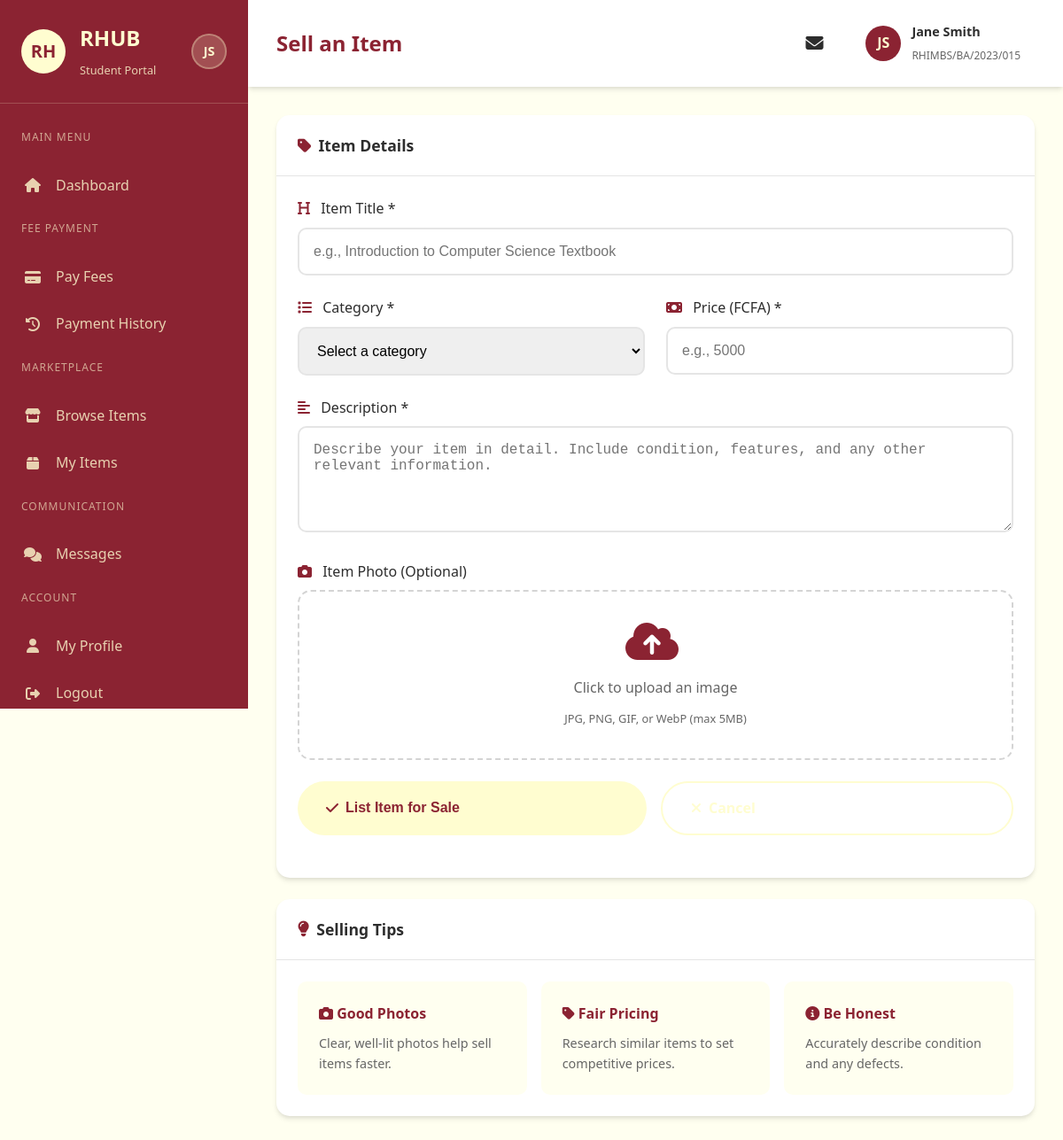
The page /sell-item.php (signed in) on the database its author committed.
### tables this page shows
CREATE TABLE IF NOT EXISTS users (
    id INT AUTO_INCREMENT PRIMARY KEY,
    full_name VARCHAR(100) NOT NULL,
    email VARCHAR(100) NOT NULL UNIQUE,
    password VARCHAR(255) NOT NULL,
    department VARCHAR(100) NOT NULL,
    level VARCHAR(50) NOT NULL,
    matricule VARCHAR(50) NOT NULL UNIQUE,
    phone VARCHAR(20) DEFAULT NULL,
    profile_image VARCHAR(255) DEFAULT NULL,
    is_active TINYINT(1) DEFAULT 1,
    created_at TIMESTAMP DEFAULT CURRENT_TIMESTAMP,
    updated_at TIMESTAMP DEFAULT CURRENT_TIMESTAMP ON UPDATE CURRENT_TIMESTAMP,
    INDEX idx_email (email),
    INDEX idx_matricule (matricule)
);

### config/database.php (called while the page is built, shortened)
<?php
require_once __DIR__ . '/../includes/helpers.php';
function getCurrentStudentId() {
    return $_SESSION['student_id'] ?? null;
}
?>

### includes/helpers.php (called while the page is built, shortened)
<?php
function getUserAvatar($user) {
    return null;
}
function getUserInitials($fullName) {
    $names = explode(' ', $fullName);
    $initials = '';
    foreach ($names as $name) {
        $initials .= strtoupper(substr($name, 0, 1));
        if (strlen($initials) >= 2) break;
    }
    return $initials;
}
?>

### sell-item.php (the view, shortened to what this page needs)
<?php
require_once 'config/database.php';
$conn = getDBConnection();
$student_id = getCurrentStudentId();
$stmt = $conn->prepare("SELECT * FROM users WHERE id = ?");
$stmt->bind_param("i", $student_id);
$stmt->execute();
$user = $stmt->get_result()->fetch_assoc();
?>
<!DOCTYPE html>
<html lang="en">
<head>
    <link rel="stylesheet" href="assets/css/style.css">
    <link rel="stylesheet" href="assets/css/dashboard.css">
    <link rel="stylesheet" href="assets/css/marketplace.css">
    <link rel="stylesheet" href="https://cdnjs.cloudflare.com/ajax/libs/font-awesome/6.4.0/css/all.min.css">
</head>
<body>
    <div class="dashboard-wrapper">
        <?php include 'includes/sidebar.php'; ?>
        <div class="main-content">
            <header class="top-header">
                <div class="header-left">
                    <h1 class="page-title">Sell an Item</h1>
                </div>
                <div class="header-right">
                    <a href="messages.php" class="notification-btn">
                        <i class="fas fa-envelope"></i>
                    </a>
                    <div class="user-profile">
                        <div class="user-avatar">
                            <?php $currentAvatar = getUserAvatar($user); ?>
                            <?php if ($currentAvatar): ?>
                                <img src="<?php echo htmlspecialchars($currentAvatar); ?>" alt="Profile" style="width: 100%; height: 100%; border-radius: 50%; object-fit: cover;">
                            <?php else: ?>
                                <?php echo getUserInitials($user['full_name']); ?>
                            <?php endif; ?>
                        </div>
                        <div class="user-info">
                            <h4><?php echo htmlspecialchars($user['full_name']); ?></h4>
                            <span><?php echo htmlspecialchars($user['matricule'] ?? ''); ?></span>
                        </div>
                    </div>
                </div>
            </header>
            <div class="dashboard-content">
                <div class="content-card">
                    <div class="card-header">
                        <h3><i class="fas fa-tag"></i> Item Details</h3>
                    </div>
                    <div class="card-body">
                        <form method="POST" action="" enctype="multipart/form-data" class="sell-form">
                            <div class="form-group">
                                <label><i class="fas fa-heading"></i> Item Title *</label>
                                <input type="text" name="title" class="form-control"
                                       placeholder="e.g., Introduction to Computer Science Textbook" required
                                       value="<?php echo isset($_POST['title']) ? htmlspecialchars($_POST['title']) : ''; ?>">
                            </div>
                            <div class="form-row">
                                <div class="form-group">
                                    <label><i class="fas fa-list"></i> Category *</label>
                                    <select name="category" class="form-control" required>
                                        <option value="">Select a category</option>
                                    </select>
                                </div>
                                <div class="form-group">
                                    <label><i class="fas fa-money-bill"></i> Price (FCFA) *</label>
                                    <input type="number" name="price" class="form-control"
                                           placeholder="e.g., 5000" required min="100" step="100"
                                           value="<?php echo isset($_POST['price']) ? htmlspecialchars($_POST['price']) : ''; ?>">
                                </div>
                            </div>
                            <div class="form-group">
                                <label><i class="fas fa-align-left"></i> Description *</label>
                                <textarea name="description" class="form-control"
                                          placeholder="Describe your item in detail. Include condition, features, and any other relevant information."
                                          required><?php echo isset($_POST['description']) ? htmlspecialchars($_POST['description']) : ''; ?></textarea>
                            </div>
                            <div class="form-group">
                                <label><i class="fas fa-camera"></i> Item Photo (Optional)</label>
                                <label class="image-upload" id="imageUpload">
                                    <i class="fas fa-cloud-upload-alt"></i>
                                    <p>Click to upload an image</p>
                                    <small>JPG, PNG, GIF, or WebP (max 5MB)</small>
                                </label>
                            </div>
                            <div class="form-group" style="display: flex; gap: 1rem; flex-wrap: wrap;">
                                <button type="submit" class="btn btn-primary" style="flex: 1; min-width: 200px;">
                                    <i class="fas fa-check"></i> List Item for Sale
                                </button>
                                <a href="marketplace.php" class="btn btn-secondary" style="flex: 1; min-width: 200px; text-align: center;">
                                    <i class="fas fa-times"></i> Cancel
                                </a>
                            </div>
                        </form>
                    </div>
                </div>
                <div class="content-card">
                    <div class="card-header">
                        <h3><i class="fas fa-lightbulb"></i> Selling Tips</h3>
                    </div>
                    <div class="card-body">
                        <div class="info-boxes" style="display: grid; grid-template-columns: repeat(auto-fit, minmax(250px, 1fr)); gap: 1rem;">
                            <div class="info-box" style="background: var(--cream-light); padding: 1.5rem; border-radius: 10px;">
                                <h4 style="color: var(--brick-red); margin-bottom: 0.5rem;"><i class="fas fa-camera"></i> Good Photos</h4>
                                <p style="color: var(--text-light); font-size: 0.9rem;">Clear, well-lit photos help sell items faster.</p>
                            </div>
                            <div class="info-box" style="background: var(--cream-light); padding: 1.5rem; border-radius: 10px;">
                                <h4 style="color: var(--brick-red); margin-bottom: 0.5rem;"><i class="fas fa-tag"></i> Fair Pricing</h4>
                                <p style="color: var(--text-light); font-size: 0.9rem;">Research similar items to set competitive prices.</p>
                            </div>
                            <div class="info-box" style="background: var(--cream-light); padding: 1.5rem; border-radius: 10px;">
                                <h4 style="color: var(--brick-red); margin-bottom: 0.5rem;"><i class="fas fa-info-circle"></i> Be Honest</h4>
                                <p style="color: var(--text-light); font-size: 0.9rem;">Accurately describe condition and any defects.</p>
                            </div>
                        </div>
                    </div>
                </div>
            </div>
        </div>
    </div>
</body>
</html>

### includes/sidebar.php (shortened to what this page needs)
<?php
require_once 'helpers.php';
$current_page = basename($_SERVER['PHP_SELF']);
?>
<aside class="sidebar" id="sidebar">
    <div class="sidebar-header">
        <div class="sidebar-logo">RH</div>
        <div class="sidebar-brand">
            <h2>RHUB</h2>
            <span>Student Portal</span>
        </div>
        <div class="sidebar-user">
            <?php
            $user = [
                'id' => $_SESSION['student_id'],
                'full_name' => $_SESSION['student_name'],
                'profile_image' => $_SESSION['student_image'] ?? null,
                'matricule' => $_SESSION['student_matricule'] ?? null,
                'department' => $_SESSION['student_department'] ?? null,
                'level' => $_SESSION['student_level'] ?? null,
            ];
            $currentAvatar = getUserAvatar($user);
            ?>
            <?php if ($currentAvatar): ?>
                <img src="<?php echo htmlspecialchars($currentAvatar); ?>" alt="Profile" class="sidebar-profile-img">
            <?php else: ?>
                <div class="sidebar-profile-placeholder"><?php echo getUserInitials($user['full_name']); ?></div>
            <?php endif; ?>
        </div>
    </div>
    <nav class="sidebar-nav">
        <div class="nav-section">
            <span class="nav-section-title">Main Menu</span>
        </div>
        <a href="dashboard.php" class="nav-item <?php echo $current_page == 'dashboard.php' ? 'active' : ''; ?>">
            <i class="fas fa-home"></i>
            <span>Dashboard</span>
        </a>
        <div class="nav-section">
            <span class="nav-section-title">Fee Payment</span>
        </div>
        <a href="fees.php" class="nav-item <?php echo $current_page == 'fees.php' ? 'active' : ''; ?>">
            <i class="fas fa-credit-card"></i>
            <span>Pay Fees</span>
        </a>
        <a href="payment-history.php" class="nav-item <?php echo $current_page == 'payment-history.php' ? 'active' : ''; ?>">
            <i class="fas fa-history"></i>
            <span>Payment History</span>
        </a>
        <div class="nav-section">
            <span class="nav-section-title">Marketplace</span>
        </div>
        <a href="marketplace.php" class="nav-item <?php echo $current_page == 'marketplace.php' ? 'active' : ''; ?>">
            <i class="fas fa-store"></i>
            <span>Browse Items</span>
        </a>
        <a href="my-items.php" class="nav-item <?php echo $current_page == 'my-items.php' ? 'active' : ''; ?>">
            <i class="fas fa-box"></i>
            <span>My Items</span>
        </a>
        <div class="nav-section">
            <span class="nav-section-title">Communication</span>
        </div>
        <a href="messages.php" class="nav-item <?php echo $current_page == 'messages.php' ? 'active' : ''; ?>">
            <i class="fas fa-comments"></i>
            <span>Messages</span>
        </a>
        <div class="nav-section">
            <span class="nav-section-title">Account</span>
        </div>
        <a href="profile.php" class="nav-item <?php echo $current_page == 'profile.php' ? 'active' : ''; ?>">
            <i class="fas fa-user"></i>
            <span>My Profile</span>
        </a>
        <a href="logout.php" class="nav-item">
            <i class="fas fa-sign-out-alt"></i>
            <span>Logout</span>
        </a>
    </nav>
</aside>

### assets/css/style.css (style rules this page uses)
:root { --brick-red: #8B2332; --brick-red-dark: #6B1A26; --brick-red-light: #A43D4B; --cream-white: #FFFDD0; --cream-light: #FFFFF0; --text-dark: #2D2D2D; --text-light: #666666; --white: #FFFFFF; --gray-100: #F5F5F5; --gray-200: #E5E5E5; --gray-300: #D4D4D4; --success: #28A745; --warning: #FFC107; --danger: #DC3545; --mtn-yellow: #FFCC00; --orange-color: #FF6600; --shadow: 0 4px 6px -1px rgba(0, 0, 0, 0.1), 0 2px 4px -1px rgba(0, 0, 0, 0.06); --shadow-lg: 0 10px 15px -3px rgba(0, 0, 0, 0.1), 0 4px 6px -2px rgba(0, 0, 0, 0.05); --transition: all 0.3s ease; }
* { margin: 0; padding: 0; box-sizing: border-box; }
body { font-family: 'Segoe UI', Tahoma, Geneva, Verdana, sans-serif; background-color: var(--cream-light); color: var(--text-dark); line-height: 1.6; }
a { text-decoration: none; color: inherit; }
.btn { padding: 1rem 2rem; border-radius: 50px; font-weight: 600; font-size: 1rem; cursor: pointer; transition: var(--transition); border: none; display: inline-flex; align-items: center; gap: 0.5rem; }
.btn-primary { background: var(--cream-white); color: var(--brick-red); }
.btn-secondary { background: transparent; color: var(--cream-white); border: 2px solid var(--cream-white); }

### assets/css/marketplace.css (style rules this page uses)
.sell-form .form-group { margin-bottom: 1.5rem; }
.sell-form label { display: block; color: var(--text-dark); font-weight: 500; margin-bottom: 0.5rem; }
.sell-form label i { color: var(--brick-red); margin-right: 0.5rem; }
.sell-form .form-control { width: 100%; padding: 1rem; border: 2px solid var(--gray-200); border-radius: 10px; font-size: 1rem; transition: var(--transition); }
.sell-form textarea.form-control { resize: vertical; min-height: 120px; }
.sell-form .form-row { display: grid; grid-template-columns: repeat(auto-fit, minmax(200px, 1fr)); gap: 1.5rem; }
.image-upload { border: 2px dashed var(--gray-300); border-radius: 15px; padding: 2rem; text-align: center; cursor: pointer; transition: var(--transition); }
.image-upload i { font-size: 3rem; color: var(--gray-300); margin-bottom: 1rem; }
.image-upload p { color: var(--text-light); margin-bottom: 0.5rem; }
.image-upload small { color: var(--text-light); font-size: 0.8rem; }

### rows shown on the page
users: full_name "JS", full_name "Jane Smith", matricule "RHIMBS/BA/2023/015"
